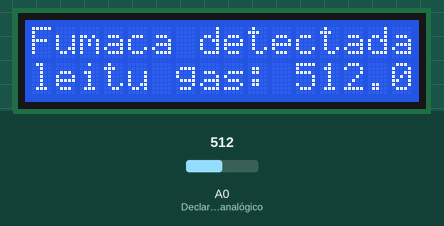
A sketch run on a simulated Arduino Uno, built with avr-gcc and run on an emulated ATmega328P. Parts: 16×2 character LCD. The inputs (shaded band) are chosen by the test bench; at power-on: A0 (Declara_um_pino_analógico) = 512.

Above: at 1.6 s.
1.7 s: A0 (Declara_um_pino_analógico) set to 78
At 4.3 s:
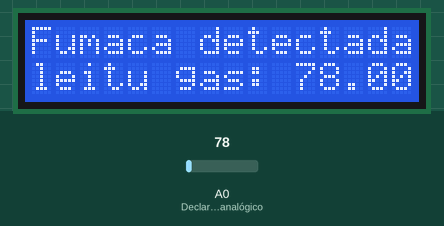
4.6 s: A0 (Declara_um_pino_analógico) set to 65
At 7.3 s:
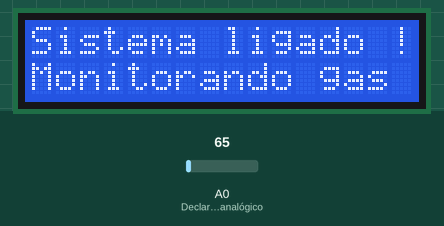
7.6 s: A0 (Declara_um_pino_analógico) set to 122
At 10.0 s:
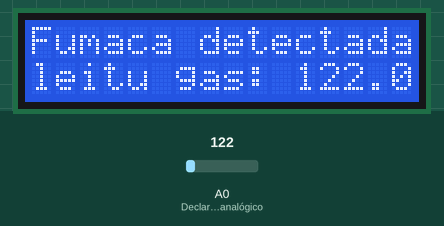
10.6 s: A0 (Declara_um_pino_analógico) set to 60
At 12.7 s:
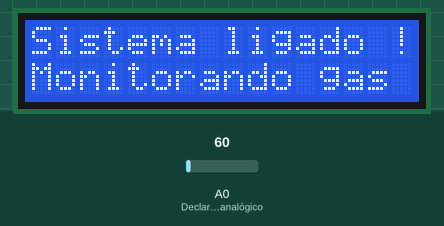
Timing chart, 0 to 14.2 s (numbered marks = the images above; inputs shaded):
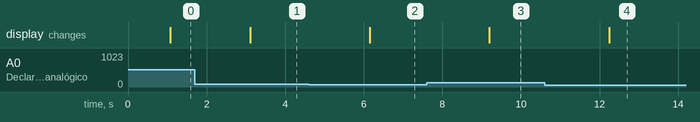

The sketch:

monitoramento_de_gas.ino
```cpp
#include <LiquidCrystal.h> //Inserção da biblioteca pra trabalhar com LCD

LiquidCrystal lcd(12, 11, 5, 4, 3, 2); // Pinos de interface

float gas; // Variável que irá fazer a leitura do gás

void setup() {
  Serial.begin(9600); // Inicia a Serial
  pinMode(A0 , INPUT); // Declara um pino analógico
  pinMode(6 , INPUT); // Declara uma entrada digital
  lcd.begin(16, 2); // Inicia LCD
}

void loop() {

  delay(10);
  gas = analogRead(A0) ; // Recebe a leitura do sensor
  if (gas < 70){
  delay(1000);
  lcd.setCursor(0, 0);
  lcd.print("Sistema ligado !");
  lcd.setCursor(0, 1);
  lcd.print("Monitorando gas ");
  }

  if (gas > 70){
  delay(1000);
  lcd.setCursor(0, 0);
  lcd.print("Fumaca detectada!");
  lcd.setCursor(0, 1);
  lcd.print("leitu gas: ");
  lcd.print(gas);
  digitalWrite(6,1); // Acende o Led
  }

}
```

Measured:
- the behaviour switches between 70 and 69 on A0 (Declara_um_pino_analógico) (found by bisection; images 1 and 2)
- after the input at 1.7 s, the display: changes after 1.4 s (image 1)
- after the input at 4.6 s, the display: changes after 1.6 s (image 2)
- after the input at 7.6 s, the display: changes after 1.6 s (image 3)
- after the input at 10.6 s, the display: changes after 1.6 s (image 4)
